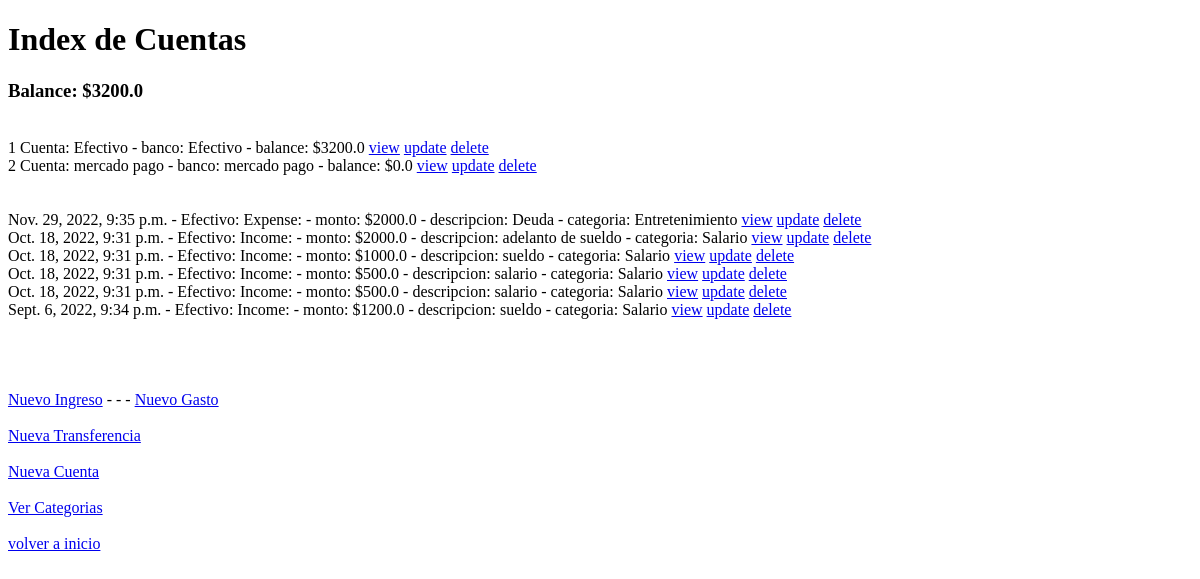
Page /accounts/home/ (signed in) on the earlier database version.
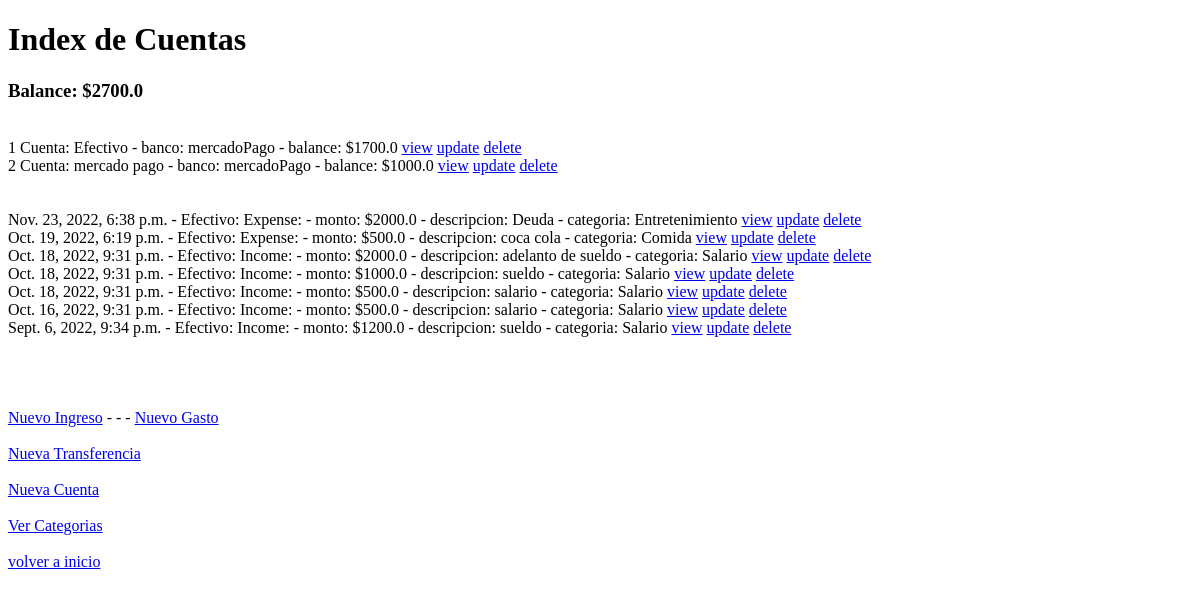
Same page on the later database version.
### accounts/models.py (models this page shows)
class Account(models.Model):
    id = HashidAutoField(primary_key=True)
    name = models.CharField(max_length=70)
    description = models.CharField(max_length=200)
    bank = models.CharField(max_length= 70)
    balance = models.FloatField(default=0)
    created_at = models.DateField(auto_now_add=True)
    user = models.ForeignKey(User, on_delete=models.CASCADE)

class Operation_ac(models.Model):
    id = HashidAutoField(primary_key=True)
    description = models.CharField(max_length=200)
    type = models.CharField(max_length=70)
    category = models.ForeignKey(Category,on_delete=models.SET_NULL, null=True)
    amount = models.FloatField(default=0)
    date = models.DateTimeField(default= django.utils.timezone.now)
    account = models.ForeignKey(Account, on_delete=models.CASCADE)
    transfer_id = models.IntegerField(default=0)

### categories/models.py (models this page shows)
class Category(models.Model):
    id = HashidAutoField(primary_key=True)
    name = models.CharField(max_length=150)
    user = models.ForeignKey(User, on_delete=models.CASCADE)
    type = models.CharField(max_length=15)

### accounts/views.py (the view)
# urls.py: path('home/', views.index, name='index'),
@login_required
def index(request):
    accounts_list = Account.objects.filter(user=request.user)
    operations_list = Operation_ac.objects.filter(account__in=accounts_list).order_by('-date')
    general_balance = get_general_balance(accounts_list)
    request = reset_messages(request)
    return render(request, 'accounts/index.html',{
        'accounts_list':accounts_list,
        'operations_list': operations_list,
        'general_balance': general_balance,
    })

### accounts/views.py (called while the page is built, shortened)
def reset_messages(request):
    try :
        aux = request.session['message_shown']
    except KeyError:
        request.session['message_shown'] = False
        request.session['error_message'] = ''
        request.session['success_message'] = ''

def get_general_balance(accounts_list):
    balance = 0
    for account in accounts_list:
        balance += account.balance
    return balance

### accounts/templates/accounts/index.html (shortened to what this page needs)
<!DOCTYPE html>
<html lang="en">
<head>
</head>
<body>
    <h1>Index de Cuentas</h1>
    <h3>Balance: ${{general_balance}}</h3><br>
    {% for account in accounts_list %}
    {{account.pk}} Cuenta: {{account.name}} - banco: {{account.bank}} - balance: ${{account.balance}}
    <a href="{% url 'accounts:account_detail'  account.id %}">view</a>
    <a href="{% url 'accounts:update_account'  account.id %}">update</a>
    <a href="{% url 'accounts:delete_account'  account.id %}">delete</a>
         <br>
    {% endfor %}
    <br><br>
    {% for operation in operations_list %}
    {{operation.date}} - {{operation.account.name}}: {{operation.type}}: - monto: ${{operation.amount}} - descripcion: {{operation.description}} - categoria: {{operation.category.name}}
    <a href="{% url 'accounts:operation_detail'  operation.id %}">view</a>
    <a href="{% url 'accounts:update_operation'  operation.id %}">update</a>
    <a href="{% url 'accounts:confirm_operation_delete'  operation.id %}">delete</a>
    <br>
    {% endfor %}
    {{request.session.success_message}} <br>
    {{request.session.error_message}} <br>
    <br><br>
    <a href="{% url 'accounts:new_operation_income'  %}">Nuevo Ingreso</a> - - -
    <a href="{% url 'accounts:new_operation_expense'  %}">Nuevo Gasto</a> <br><br>
    <a href="{% url 'accounts:new_operation_transfer'  %}">Nueva Transferencia</a><br><br>
    <a href="{% url 'accounts:create_account'  %}">Nueva Cuenta</a><br><br>
    <a href="{% url 'categories:user_categories'  %}">Ver Categorias</a><br><br>
    <a href="{% url 'main:index' %}">volver a inicio</a>
</body>
</html>

Differences in the rows shown:
changed Account "Efectivo": bank "Efectivo" → "mercadoPago"; balance "3200.0" → "1700.0"
changed Account "mercado pago": bank "mercado pago" → "mercadoPago"; balance "0.0" → "1000.0"
changed Operation_ac "Deuda": date "Nov. 29, 2022, 9:35 p.m." → "Nov. 23, 2022, 6:38 p.m."
added Operation_ac: date "Oct. 19, 2022, 6:19 p.m.", account.name "Efectivo", type "Expense", amount "500.0", description "coca cola", category.name "Comida"
changed Operation_ac: date "Oct. 18, 2022, 9:31 p.m." → "Oct. 16, 2022, 9:31 p.m."
Other differences:
{{ general_balance }}: "3200.0" → "2700.0"
